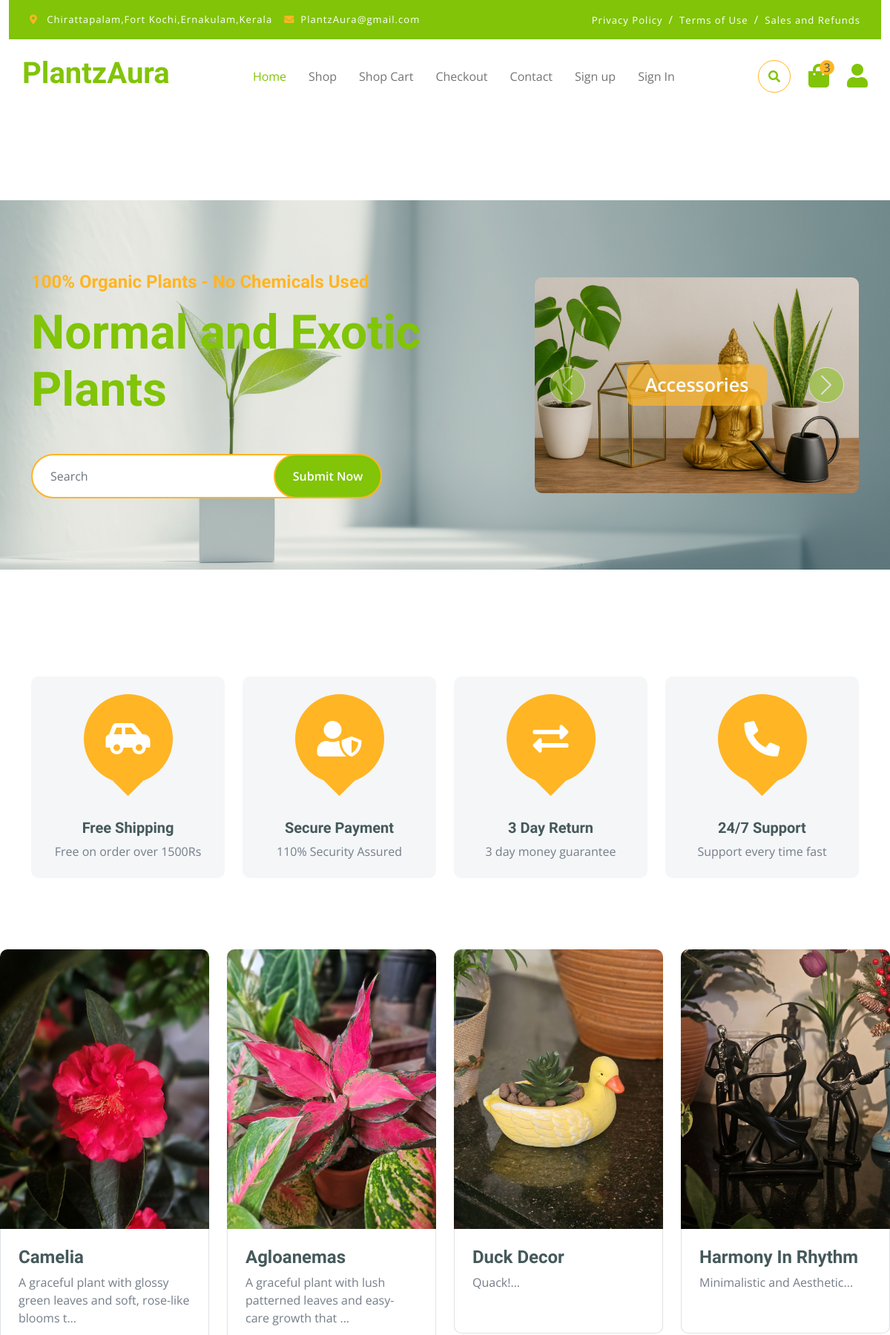
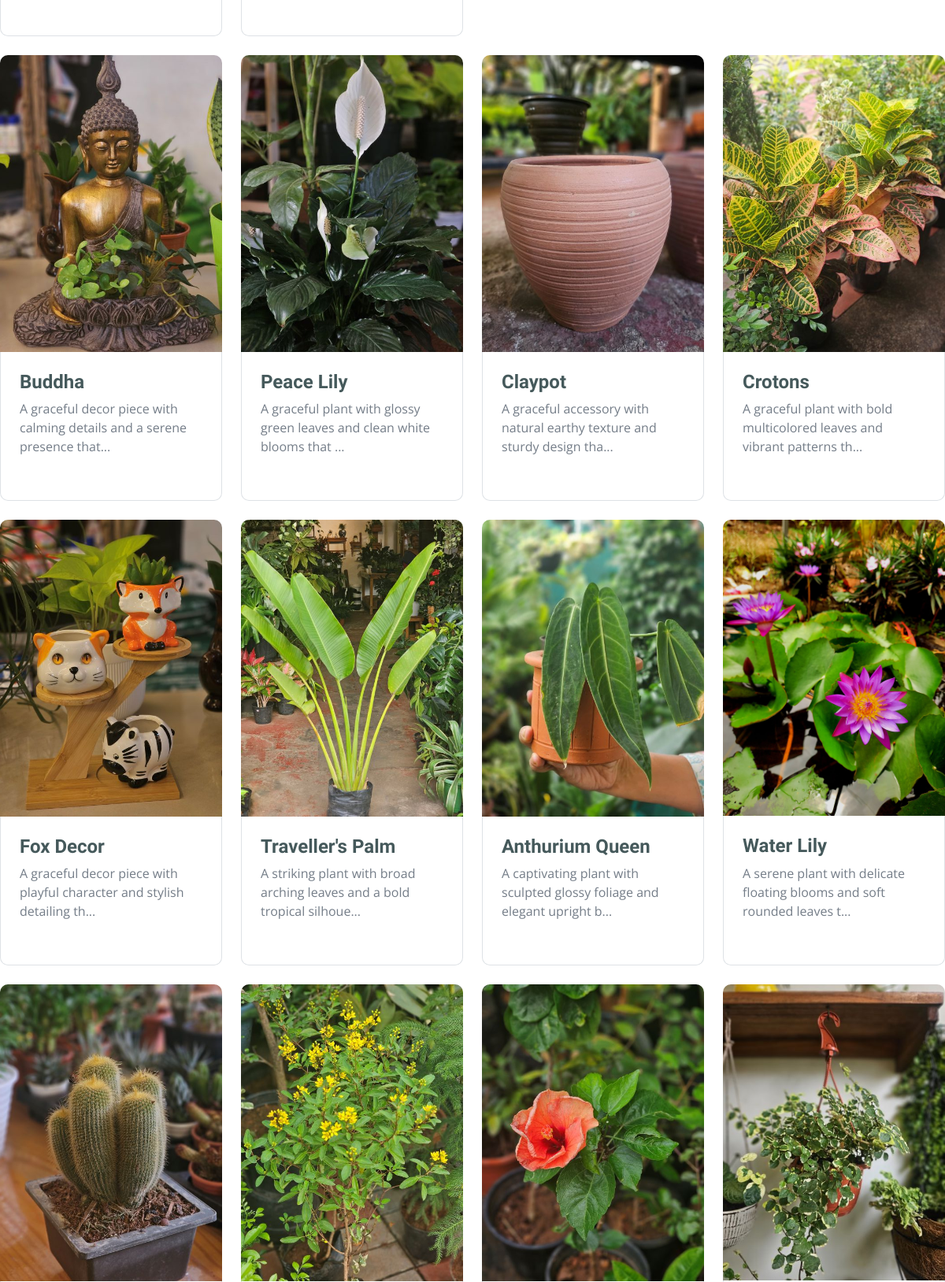
The page / (upper part) on the database its author committed (2 pictures, top to bottom).
### App/models.py (models this page shows, shortened)
class Product(models.Model):
    name = models.CharField(max_length=200)
    description = models.TextField()
    price = models.FloatField()  # changed from DecimalField to FloatField
    stock = models.IntegerField()
    image = models.ImageField(upload_to='products', null=True, blank=True)
    category = models.CharField(
        max_length=20,
        choices=[
            ('ordinary', 'Ordinary Plants'),
            ('exotic', 'Exotic'),
            ('fertilizer', 'Fertilizers & Accessories'),
            ('decor', 'Decor'),
        ],
        default='ordinary'
    )
    created_at = models.DateTimeField(auto_now_add=True)
    updated_at = models.DateTimeField(auto_now=True)

### App/views.py (the view)
# urls.py: path('',views.index, name='index'),
def index(request):
    products = Product.objects.all()
    ordinary_products = Product.objects.filter(category="ordinary")
    exotic_products = Product.objects.filter(category="exotic")
    fertilizer_products = Product.objects.filter(category="fertilizer")
    decor_products = Product.objects.filter(category="decor")
    return render(request, "index.html", {
        "products": products,
        "ordinary_products": ordinary_products,
        "exotic_products": exotic_products,
        "fertilizer_products": fertilizer_products,
        "decor_products": decor_products,
    })

### Templates/index.html (shortened to what this page needs)
<!DOCTYPE html>
<html lang="en">
{% load static %}
<head>
    <link rel="stylesheet" href="https://use.fontawesome.com/releases/v5.15.4/css/all.css" />
    <link href="https://cdn.jsdelivr.net/npm/bootstrap-icons@1.4.1/font/bootstrap-icons.css" rel="stylesheet">
    <link href="{% static 'lib/lightbox/css/lightbox.min.css' %}" rel="stylesheet">
    <link href="{% static 'lib/owlcarousel/assets/owl.carousel.min.css' %}" rel="stylesheet">
    <link href="{% static 'css/bootstrap.min.css' %}" rel="stylesheet">
    <link href="{% static 'css/style.css' %}" rel="stylesheet">
</head>
<body>
    <div class="container-fluid fixed-top">
        <div class="w-100 bg-primary d-none d-lg-block topbar">
            <div class="d-flex justify-content-between">
                <div class="top-info ps-2">
                    <small class="me-3"><i class="fas fa-map-marker-alt me-2 text-secondary"></i> <a href="#"
                            class="text-white">Chirattapalam,Fort Kochi,Ernakulam,Kerala</a></small>
                    <small class="me-3"><i class="fas fa-envelope me-2 text-secondary"></i><a href="#"
                            class="text-white">PlantzAura@gmail.com</a></small>
                </div>
                <div class="top-link pe-2">
                    <a href="#" class="text-white"><small class="text-white mx-2">Privacy Policy</small>/</a>
                    <a href="#" class="text-white"><small class="text-white mx-2">Terms of Use</small>/</a>
                    <a href="#" class="text-white"><small class="text-white ms-2">Sales and Refunds</small></a>
                </div>
            </div>
        </div>
        <div class="container px-0">
            <nav class="navbar navbar-light bg-white navbar-expand-xl">
                <a href="{% url 'index' %}" class="navbar-brand">
                    <h1 class="text-primary display-6">PlantzAura</h1>
                </a>
                <div class="collapse navbar-collapse bg-white" id="navbarCollapse">
                    <div class="navbar-nav mx-auto">
                        <a href="{% url 'index' %}" class="nav-item nav-link active">Home</a>
                        <a href="{% url 'shop' %}" class="nav-item nav-link">Shop</a>
                        <a href="{% url 'cart' %}" class="nav-item nav-link">Shop Cart</a>
                        <a href="{% url 'checkout' %}" class="nav-item nav-link">Checkout</a>
                        <a href="{% url 'contact' %}" class="nav-item nav-link">Contact</a>
                        <a href="{% url 'register' %}" class="nav-item nav-link">Sign up</a>
                        <a href="{% url 'login' %}" class="nav-item nav-link">Sign In</a>
                    </div>
                </div>
                <div class="d-flex m-3 me-0">
                    <button class="btn-search btn border border-secondary btn-md-square rounded-circle bg-white me-4"
                        data-bs-toggle="modal" data-bs-target="#searchModal"><i
                            class="fas fa-search text-primary"></i></button>
                    <a href="{% url 'cart' %}" class="position-relative me-4 my-auto">
                        <i class="fa fa-shopping-bag fa-2x"></i>
                        <span
                            class="position-absolute bg-secondary rounded-circle d-flex align-items-center justify-content-center text-dark px-1"
                            style="top: -5px; left: 15px; height: 20px; min-width: 20px;">3</span>
                    </a>
                    <a href="{% url 'user_profile' %}" class="my-auto">
                        <i class="fas fa-user fa-2x"></i>
                    </a>
                </div>
        </div>
    </div>
    <main style= "margin-top:150px;">
    <div class="container-fluid py-5 mb-5 hero-header">
        <div class="container py-5">
            <div class="row g-5 align-items-center">
                <div class="col-md-12 col-lg-7">
                    <h4 class="mb-3 text-secondary">100% Organic Plants - No Chemicals Used</h4>
                    <h1 class="mb-5 display-3 text-primary">Normal and Exotic Plants</h1>
                    <div class="position-relative mx-auto">
                        <input class="form-control border-2 border-secondary w-75 py-3 px-4 rounded-pill" type="number"
                            placeholder="Search">
                        <button type="submit"
                            class="btn btn-primary border-2 border-secondary py-3 px-4 position-absolute rounded-pill text-white h-100"
                            style="top: 0; right: 25%;">Submit Now</button>
                    </div>
                </div>
                <div class="col-md-12 col-lg-5">
                    <div id="carouselId" class="carousel slide position-relative" data-bs-ride="carousel">
                        <div class="carousel-inner" role="listbox">
                            <div class="carousel-item active rounded">
                                <img src="{% static 'img/Accessories_banner.png' %}"
                                    class="img-fluid w-100 h-100 bg-secondary rounded" alt="First slide">
                                <a href="#" class="btn px-4 py-2 text-white rounded">Accessories</a>
                            </div>
                        </div>
                        <button class="carousel-control-prev" type="button" data-bs-target="#carouselId"
                            data-bs-slide="prev">
                            <span class="carousel-control-prev-icon" aria-hidden="true"></span>
                        </button>
                        <button class="carousel-control-next" type="button" data-bs-target="#carouselId"
                            data-bs-slide="next">
                            <span class="carousel-control-next-icon" aria-hidden="true"></span>
                        </button>
                    </div>
                </div>
            </div>
        </div>
    </div>
    <div class="container-fluid featurs py-5">
        <div class="container py-5">
            <div class="row g-4">
                <div class="col-md-6 col-lg-3">
                    <div class="featurs-item text-center rounded bg-light p-4">
                        <div class="featurs-icon btn-square rounded-circle bg-secondary mb-5 mx-auto">
                            <i class="fas fa-car-side fa-3x text-white"></i>
                        </div>
                        <div class="featurs-content text-center">
                            <h5>Free Shipping</h5>
                            <p class="mb-0">Free on order over 1500Rs</p>
                        </div>
                    </div>
                </div>
                <div class="col-md-6 col-lg-3">
                    <div class="featurs-item text-center rounded bg-light p-4">
                        <div class="featurs-icon btn-square rounded-circle bg-secondary mb-5 mx-auto">
                            <i class="fas fa-user-shield fa-3x text-white"></i>
                        </div>
                        <div class="featurs-content text-center">
                            <h5>Secure Payment</h5>
                            <p class="mb-0">110% Security Assured</p>
                        </div>
                    </div>
                </div>
                <div class="col-md-6 col-lg-3">
                    <div class="featurs-item text-center rounded bg-light p-4">
                        <div class="featurs-icon btn-square rounded-circle bg-secondary mb-5 mx-auto">
                            <i class="fas fa-exchange-alt fa-3x text-white"></i>
                        </div>
                        <div class="featurs-content text-center">
                            <h5>3 Day Return</h5>
                            <p class="mb-0">3 day money guarantee</p>
                        </div>
                    </div>
                </div>
                <div class="col-md-6 col-lg-3">
                    <div class="featurs-item text-center rounded bg-light p-4">
                        <div class="featurs-icon btn-square rounded-circle bg-secondary mb-5 mx-auto">
                            <i class="fa fa-phone-alt fa-3x text-white"></i>
                        </div>
                        <div class="featurs-content text-center">
                            <h5>24/7 Support</h5>
                            <p class="mb-0">Support every time fast</p>
                        </div>
                    </div>
                </div>
            </div>
        </div>
    </div>
    <div id="tab-1" class="tab-pane fade show p-0 active">
        <div class="row g-4">
            {% for p in products %}
            <div class="col-md-6 col-lg-4 col-xl-3 d-flex align-items-stretch">
                <div class="rounded position-relative fruite-item h-100">
                    <div class="fruite-img">
                        {% if p.image %}
                        <img src="{{ p.image.url }}" class="img-fluid h-100 rounded-top"
                            style="height:250px; object-fit:cover;">
                        {% else %}
                        <img src="{% static 'img/Bonemeal.jpg' %}" class="img-fluid h-100 rounded-top"
                            style="height:250px; object-fit:cover;">
                        {% endif %}
                    </div>
                    <div class="p-4 border border-top-0 rounded-bottom d-flex flex-column justify-content-between">
                        <div>
                            <h4>{{ p.name }}</h4>
                            <p>{{ p.description|slice:":70" }}...</p>
                        </div>
                    </div>
                </div>
            </div>
            {% empty %}
            <p class="text-center">No products found.</p>
            {% endfor %}
        </div>
    </div>
            </main>
</body>
</html>

### static/css/style.css (style rules this page uses)
body, html { margin: 0; padding: 0; }
.btn { font-weight: 600; transition: .5s; }
.btn-square { width: 32px; height: 32px; }
.btn-md-square { width: 44px; height: 44px; }
.btn-square, .btn-sm-square, .btn-md-square, .btn-lg-square { padding: 0; display: flex; align-items: center; justify-content: center; font-weight: normal; }
.btn.border-secondary { transition: 0.5s; }
.fixed-top { transition: 0.5s; background: var(--bs-white); border: 0; }
.topbar { padding: 20px; border-radius: 0px !important; width: 100%; }
.topbar .top-info { font-size: 15px; line-height: 0; letter-spacing: 1px; display: flex; align-items: center; }
.topbar .top-link { font-size: 15px; line-height: 0; letter-spacing: 1px; display: flex; align-items: center; }
.topbar .top-link a { letter-spacing: 1px; }
.navbar .navbar-nav .nav-link { padding: 10px 15px; font-size: 16px; transition: .5s; }
.navbar { height: 100px; border-bottom: 1px solid rgba(255, 255, 255, .1); }
.navbar .navbar-nav .nav-link:hover, .navbar .navbar-nav .nav-link.active, .fixed-top.bg-white .navbar .navbar-nav .nav-link:hover, .fixed-top.bg-white .navbar .navbar-nav .nav-link.active { color: var(--bs-primary); }
.hero-header { background: linear-gradient(rgba(248, 223, 173, 0.1), rgba(248, 223, 173, 0.1)), url(../img/plant_banner.jpeg); background-position: center center; background-repeat: no-repeat; background-size: cover; }
.carousel-item { position: relative; }
.carousel-item a { position: absolute; top: 50%; left: 50%; transform: translate(-50%, -50%); font-size: 25px; background: linear-gradient(rgba(255, 181, 36, 0.7), rgba(255, 181, 36, 0.7)); }
.carousel-control-next, .carousel-control-prev { width: 48px; height: 48px; border-radius: 48px; border: 1px solid var(--bs-white); background: var(--bs-primary); position: absolute; top: 50%; transform: translateY(-50%); }
.carousel-control-next { margin-right: 20px; }
.carousel-control-prev { margin-left: 20px; }
@media (min-width: 992px) { body { padding-top: 120px; } }
.featurs .featurs-item .featurs-icon { position: relative; width: 120px; height: 120px; }
.featurs .featurs-item .featurs-icon::after { content: ""; width: 35px; height: 35px; background: var(--bs-secondary); position: absolute; bottom: -10px; transform: translate(-50%); transform: rotate(45deg); background: var(--bs-secondary); }

### Templates/index.html (style rules this page uses)
body { display: flex; flex-direction: column; min-height: 100vh; }
main { flex: 1; }

### rows shown on the page
Product: image (picture), name "Camelia", description "A graceful plant with glossy green leaves and soft, rose-like blooms t"
Product: image (picture), name "Agloanemas", description "A graceful plant with lush patterned leaves and easy-care growth that"
Product: image (picture), name "Duck Decor", description "Quack!"
Product: image (picture), name "Harmony In Rhythm", description "Minimalistic and Aesthetic"
Product: image (picture), name "Buddha", description "A graceful decor piece with calming details and a serene presence that"
Product: image (picture), name "Peace Lily", description "A graceful plant with glossy green leaves and clean white blooms that"
Product: image (picture), name "Claypot", description "A graceful accessory with natural earthy texture and sturdy design tha"
Product: image (picture), name "Crotons", description "A graceful plant with bold multicolored leaves and vibrant patterns th"
Product: image (picture), name "Fox Decor", description "A graceful decor piece with playful character and stylish detailing th"
Product: image (picture), name "Traveller's Palm", description "A striking plant with broad arching leaves and a bold tropical silhoue"
Product: image (picture), name "Anthurium Queen", description "A captivating plant with sculpted glossy foliage and elegant upright b"
Product: image (picture), name "Water Lily", description "A serene plant with delicate floating blooms and soft rounded leaves t"
Product: image (picture)
Product: image (picture)
Product: image (picture)
Product: image (picture)
